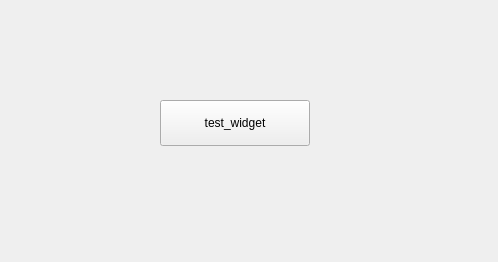
<?xml version="1.0" encoding="UTF-8"?>
<ui version="4.0">
 <class>Form</class>
 <widget class="QWidget" name="Form">
  <property name="geometry">
   <rect>
    <x>0</x>
    <y>0</y>
    <width>498</width>
    <height>262</height>
   </rect>
  </property>
  <property name="windowTitle">
   <string>Form</string>
  </property>
  <widget class="QPushButton" name="pushButton">
   <property name="geometry">
    <rect>
     <x>160</x>
     <y>100</y>
     <width>150</width>
     <height>46</height>
    </rect>
   </property>
   <property name="text">
    <string>test_widget</string>
   </property>
  </widget>
 </widget>
 <resources/>
 <connections/>
</ui>
